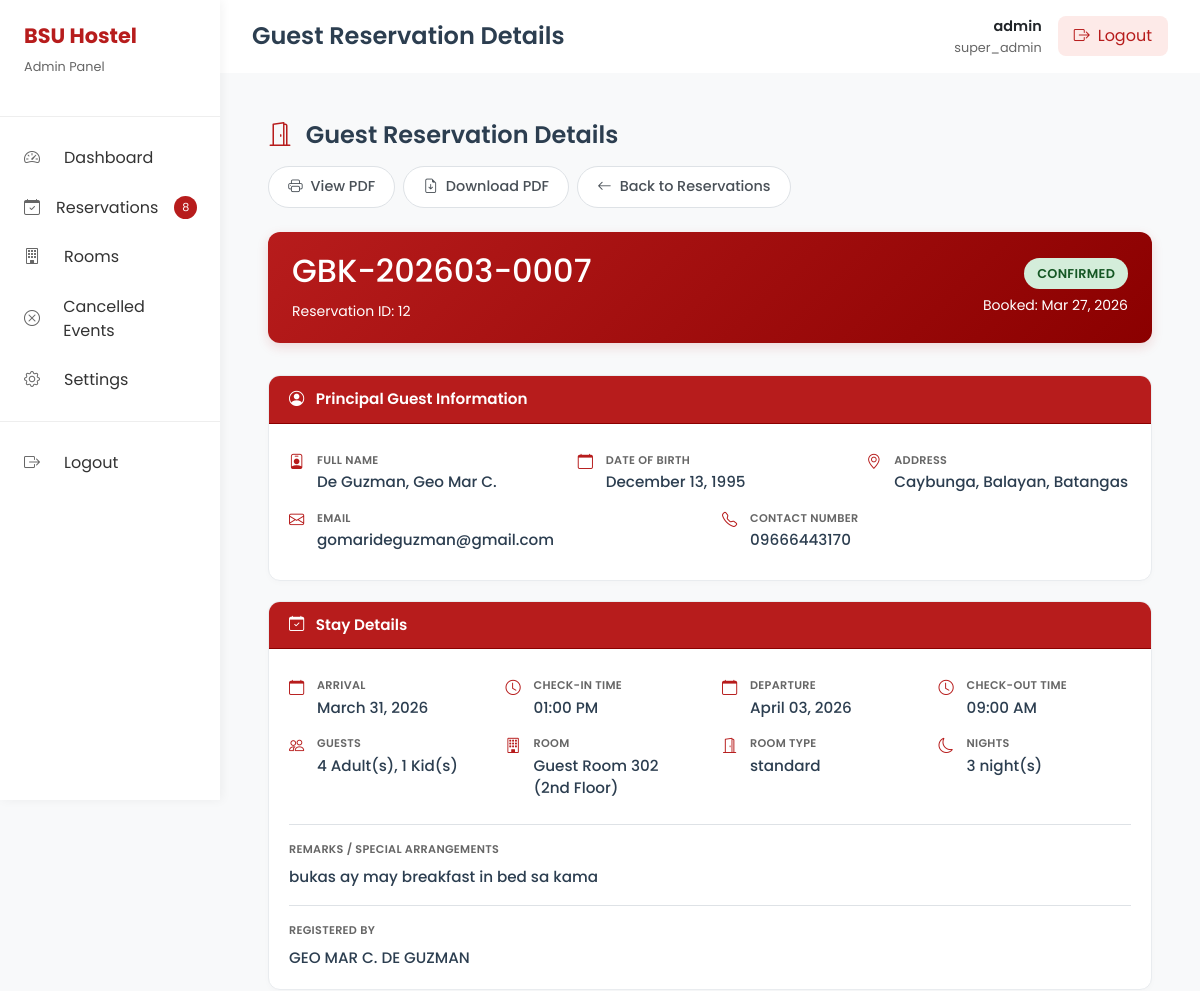
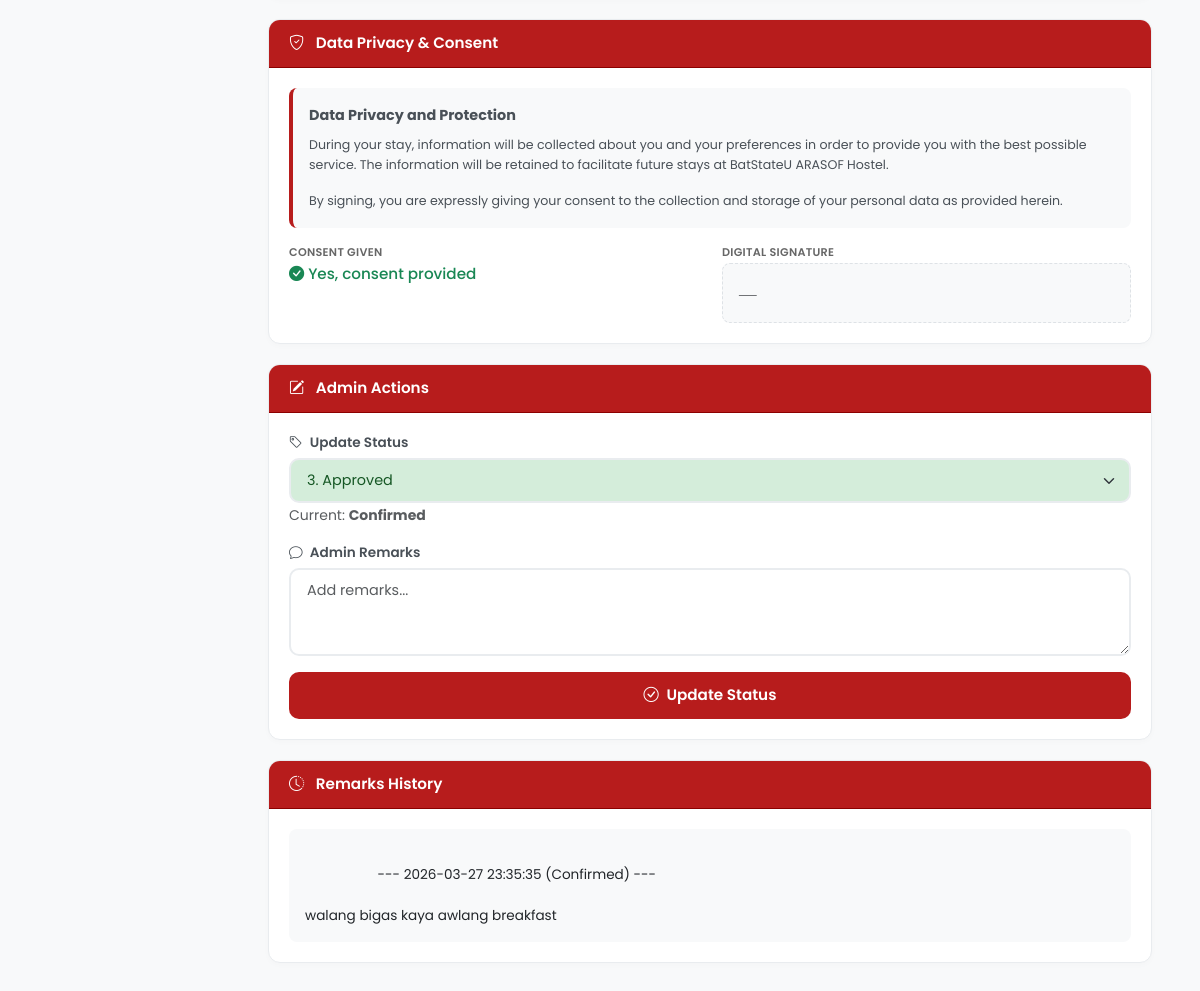
Page /admin/guest_reservation_details.php?id=12 (signed in) on the committed database (2 pictures, top to bottom).
### tables this page shows
CREATE TABLE `guest_room_reservations` (
  `id` int(11) NOT NULL,
  `booking_no` varchar(50) NOT NULL,
  `user_id` int(11) DEFAULT NULL,
  `guest_name` varchar(255) NOT NULL,
  `guest_email` varchar(255) NOT NULL,
  `guest_contact` varchar(50) NOT NULL,
  `guest_address` text DEFAULT NULL,
  `guest_dob` date DEFAULT NULL,
  `guest_id_type` varchar(50) DEFAULT NULL,
  `guest_id_number` varchar(100) DEFAULT NULL,
  `purpose_of_stay` varchar(255) DEFAULT NULL,
  `check_in_date` date NOT NULL,
  `check_out_date` date NOT NULL,
  `check_in_time` time NOT NULL,
  `check_out_time` time NOT NULL,
  `number_of_nights` int(11) GENERATED ALWAYS AS (to_days(`check_out_date`) - to_days(`check_in_date`)) STORED,
  `adults_count` int(11) NOT NULL DEFAULT 1,
  `children_count` int(11) NOT NULL DEFAULT 0,
  `total_guests` int(11) NOT NULL,
  `guest_room_id` int(11) NOT NULL,
  `extra_bed_requested` tinyint(1) NOT NULL DEFAULT 0,
  `extra_beds_count` int(11) NOT NULL DEFAULT 0,
  `room_price_per_night` decimal(10,2) NOT NULL,
  `extra_bed_price_per_night` decimal(10,2) DEFAULT 0.00,
  `subtotal` decimal(10,2) NOT NULL,
  `discount_amount` decimal(10,2) DEFAULT 0.00,
  `total_amount` decimal(10,2) NOT NULL,
  `other_guests` longtext DEFAULT NULL CHECK (json_valid(`other_guests`)),
  `status` enum('pending','pencil_booked','confirmed','checked_in','checked_out','cancelled','no_show') NOT NULL DEFAULT 'pending',
  `payment_status` enum('unpaid','partial','paid','refunded') NOT NULL DEFAULT 'unpaid',
  `payment_method` varchar(50) DEFAULT NULL,
  `payment_date` datetime DEFAULT NULL,
  `amount_paid` decimal(10,2) DEFAULT 0.00,
  `special_requests` text DEFAULT NULL,
  `admin_remarks` text DEFAULT NULL,
  `terms_accepted` tinyint(1) NOT NULL DEFAULT 0,
  `terms_accepted_by` varchar(255) DEFAULT NULL,
  `terms_accepted_at` datetime DEFAULT NULL,
  `digital_signature` text DEFAULT NULL,
  `data_privacy_consent` tinyint(1) NOT NULL DEFAULT 0,
  `created_by` int(11) DEFAULT NULL,
  `created_at` timestamp NOT NULL DEFAULT current_timestamp(),
  `updated_at` timestamp NOT NULL DEFAULT current_timestamp() ON UPDATE current_timestamp(),
  `deleted` tinyint(1) NOT NULL DEFAULT 0
);

CREATE TABLE `guest_rooms` (
  `id` int(11) NOT NULL,
  `room_number` varchar(20) NOT NULL,
  `room_name` varchar(100) NOT NULL,
  `room_type` enum('standard','deluxe','family','dormitory') NOT NULL DEFAULT 'standard',
  `capacity_adults` int(11) NOT NULL DEFAULT 2,
  `capacity_children` int(11) NOT NULL DEFAULT 0,
  `max_guests` int(11) NOT NULL DEFAULT 2,
  `bed_configuration` varchar(100) DEFAULT NULL,
  `floor` varchar(20) DEFAULT NULL,
  `price_per_night` decimal(10,2) NOT NULL,
  `extra_bed_available` tinyint(1) NOT NULL DEFAULT 0,
  `extra_bed_price` decimal(10,2) DEFAULT 500.00,
  `description` text DEFAULT NULL,
  `amenities` text DEFAULT NULL,
  `is_active` tinyint(1) NOT NULL DEFAULT 1,
  `sort_order` int(11) DEFAULT 0,
  `created_at` timestamp NOT NULL DEFAULT current_timestamp(),
  `updated_at` timestamp NOT NULL DEFAULT current_timestamp() ON UPDATE current_timestamp()
);

### admin/guest_reservation_details.php (the view, shortened to what the rows shown need)
<?php
require_once __DIR__ . '/inc/auth.php';
$id = (int)($_GET['id'] ?? 0);
$query = "SELECT
              gr.*,
              g.room_name,
              g.floor,
              g.room_type,
              g.max_guests AS capacity,
              gr.check_in_date AS arrival_date,
              gr.check_out_date AS departure_date,
              gr.total_amount AS total_price
          FROM guest_room_reservations gr
          LEFT JOIN guest_rooms g ON gr.guest_room_id = g.id
          WHERE gr.id = ? AND gr.deleted = 0";
$stmt = $conn->prepare($query);
$stmt->bind_param("i", $id);
$stmt->execute();
$result = $stmt->get_result();
$reservation = $result->fetch_assoc();
$status_norm = ($reservation['status'] === '' || $reservation['status'] === null) ? 'pending' : $reservation['status'];
require_once __DIR__ . '/inc/header.php';
function getStatusBadgeClass($status) {
    switch (strtolower($status)) {
        case 'confirmed': return 'status-approved';
    }
}
$total_nights = (strtotime($reservation['departure_date']) - strtotime($reservation['arrival_date'])) / (60 * 60 * 24);
?>
<div class="content-area">
    <div class="page-header">
        <h1 class="page-title">
            <i class="bi bi-door-open me-2" style="color: var(--bsu-red);"></i>
            Guest Reservation Details
        </h1>
    </div>
    <div class="details-header">
        <div class="d-flex justify-content-between align-items-center flex-wrap">
            <div>
                <h2><?= htmlspecialchars($reservation['booking_no']) ?></h2>
                <small>Reservation ID: <?= (int)$reservation['id'] ?></small>
            </div>
            <div class="text-end">
                <span class="status-badge <?= getStatusBadgeClass($status_norm) ?>">
                    <?= htmlspecialchars(strtoupper($status_norm)) ?>
                </span>
                <div class="mt-1">
                    <small>Booked: <?= date("M d, Y", strtotime($reservation['created_at'])) ?></small>
                </div>
            </div>
        </div>
    </div>
    <div class="detail-card">
        <div class="card-body">
            <div class="row">
                <div class="col-md-4">
                    <div class="detail-row">
                        <div class="detail-content">
                            <div class="detail-label">Full Name</div>
                            <div class="detail-value">
                                <?= htmlspecialchars($reservation['guest_name']) ?>
                            </div>
                        </div>
                    </div>
                </div>
                <div class="col-md-4">
                    <div class="detail-row">
                        <div class="detail-content">
                            <div class="detail-label">Date of Birth</div>
                            <div class="detail-value">
                                <?php
                                    $dob = $reservation['guest_dob'] ?? '';
                                    echo $dob ? date('F d, Y', strtotime($dob)) : '—';
                                ?>
                            </div>
                        </div>
                    </div>
                </div>
                <div class="col-md-4">
                    <div class="detail-row">
                        <div class="detail-content">
                            <div class="detail-label">Address</div>
                            <div class="detail-value">
                                <?php
                                    $addr = $reservation['guest_address'] ?? '';
                                    echo htmlspecialchars($addr ?: '—');
                                ?>
                            </div>
                        </div>
                    </div>
                </div>
                <div class="col-md-6">
                    <div class="detail-row">
                        <div class="detail-content">
                            <div class="detail-label">Email</div>
                            <div class="detail-value"><?= htmlspecialchars($reservation['guest_email'] ?? '') ?></div>
                        </div>
                    </div>
                </div>
                <div class="col-md-6">
                    <div class="detail-row">
                        <div class="detail-content">
                            <div class="detail-label">Contact Number</div>
                            <div class="detail-value"><?= htmlspecialchars($reservation['guest_contact'] ?? '') ?></div>
                        </div>
                    </div>
                </div>
            </div>
        </div>
    </div>
    <div class="detail-card">
        <div class="card-body">
            <div class="row">
                <div class="col-md-3">
                    <div class="detail-row">
                        <div class="detail-content">
                            <div class="detail-label">Arrival</div>
                            <div class="detail-value"><?= date('F d, Y', strtotime($reservation['arrival_date'])) ?></div>
                        </div>
                    </div>
                </div>
                <div class="col-md-3">
                    <div class="detail-row">
                        <div class="detail-content">
                            <div class="detail-label">Check-in Time</div>
                            <div class="detail-value"><?= date('h:i A', strtotime($reservation['check_in_time'])) ?></div>
                        </div>
                    </div>
                </div>
                <div class="col-md-3">
                    <div class="detail-row">
                        <div class="detail-content">
                            <div class="detail-label">Departure</div>
                            <div class="detail-value"><?= date('F d, Y', strtotime($reservation['departure_date'])) ?></div>
                        </div>
                    </div>
                </div>
                <div class="col-md-3">
                    <div class="detail-row">
                        <div class="detail-content">
                            <div class="detail-label">Check-out Time</div>
                            <div class="detail-value"><?= date('h:i A', strtotime($reservation['check_out_time'])) ?></div>
                        </div>
                    </div>
                </div>
                <div class="col-md-3">
                    <div class="detail-row">
                        <div class="detail-content">
                            <div class="detail-label">Guests</div>
                            <div class="detail-value">
                                <?= (int)$reservation['adults_count'] ?> Adult(s), <?= (int)$reservation['children_count'] ?> Kid(s)
                            </div>
                        </div>
                    </div>
                </div>
                <div class="col-md-3">
                    <div class="detail-row">
                        <div class="detail-content">
                            <div class="detail-label">Room</div>
                            <div class="detail-value">
                                <?= htmlspecialchars($reservation['room_name']) ?> (<?= htmlspecialchars($reservation['floor']) ?>)
                            </div>
                        </div>
                    </div>
                </div>
                <div class="col-md-3">
                    <div class="detail-row">
                        <div class="detail-content">
                            <div class="detail-label">Room Type</div>
                            <div class="detail-value"><?= htmlspecialchars($reservation['room_type']) ?></div>
                        </div>
                    </div>
                </div>
                <div class="col-md-3">
                    <div class="detail-row">
                        <div class="detail-content">
                            <div class="detail-label">Nights</div>
                            <div class="detail-value"><?= $total_nights ?> night(s)</div>
                        </div>
                    </div>
                </div>
            </div>
            <?php
                $displayRemarks = $reservation['special_requests'] ?? '';
            ?>
            <?php if (!empty($displayRemarks)): ?>
            <div class="mt-3 pt-3 border-top">
                <div class="detail-label mb-2">Remarks / Special Arrangements</div>
                <div class="detail-value"><?= nl2br(htmlspecialchars($displayRemarks)) ?></div>
            </div>
            <?php endif; ?>
            <div class="mt-3 pt-3 border-top">
                <div class="detail-label mb-2">Registered By</div>
                <div class="detail-value">
                    <?php
                        $registeredBy = $reservation['terms_accepted_by'] ?? '';
                        echo htmlspecialchars($registeredBy ?: '—');
                    ?>
                </div>
            </div>
        </div>
    </div>
    <div class="detail-card">
        <div class="card-body">
            <form method="POST">
                <div class="form-group">
                    <label><i class="bi bi-tag me-1"></i> Update Status</label>
                    <select class="form-select status-select" name="status" id="guest-status-select">
                        <option value="confirmed" <?= $status_norm === 'confirmed' ? 'selected' : '' ?>>3. Approved</option>
                    </select>
                    <small class="text-muted">Current: <strong><?= htmlspecialchars(ucfirst(str_replace('_',' ',$status_norm))) ?></strong></small>
                </div>
            </form>
        </div>
    </div>
    <div class="detail-card">
        <div class="card-body">
            <?php if (!empty($reservation['admin_remarks'])): ?>
                <div class="remarks-history">
                    <?= nl2br(htmlspecialchars(trim($reservation['admin_remarks']))) ?>
                </div>
            <?php else: ?>
                <p class="text-muted mb-0">No remarks have been added yet.</p>
            <?php endif; ?>
        </div>
    </div>
</div>
<?php require_once __DIR__ . '/inc/footer.php'; ?>

### admin/inc/header.php (shortened to what the rows shown need)
<?php
require_once __DIR__ . '/auth.php';
$admin = getAdminInfo($conn);
?>
<!DOCTYPE html>
<html lang="en">
<head>
    <link href="https://cdn.jsdelivr.net/npm/bootstrap@5.3.0/dist/css/bootstrap.min.css" rel="stylesheet">
    <link href="https://cdn.jsdelivr.net/npm/bootstrap-icons@1.11.1/font/bootstrap-icons.css" rel="stylesheet">
</head>
<body>
    <div class="admin-wrapper">
        <div class="sidebar" id="sidebar">
            <div class="sidebar-header">
                <div>
                    <h2>BSU Hostel</h2>
                </div>
            </div>
        </div>
        <div class="main-content">
            <div class="top-bar">
                <div class="user-menu">
                    <div class="user-info">
                        <div class="user-name">
                            <a href="settings.php" class="text-decoration-none text-dark"><?= htmlspecialchars($admin['username'] ?? 'Admin') ?></a>
                        </div>
                        <div class="user-role"><?= htmlspecialchars($admin['role'] ?? 'Administrator') ?></div>
                    </div>
                </div>
            </div>
            <div class="content-area">

### rows in the picture
guest_room_reservations: booking_no "GBK-202603-0007", id "12", status "CONFIRMED", created_at "Mar 27, 2026", guest_name "De Guzman, Geo Mar C.", guest_dob "December 13, 1995", guest_address "Caybunga, Balayan, Batangas", guest_email "gomarideguzman@gmail.com", guest_contact "09666443170", check_in_date "March 31, 2026", check_in_time "01:00 PM", check_out_date "April 03, 2026", check_out_time "09:00 AM", adults_count "4", children_count "1", guest_room.room_name "Guest Room 302", guest_room.floor "2nd Floor", guest_room.room_type "standard", total_nights "3", special_requests "bukas ay may breakfast in bed sa kama", terms_accepted_by "GEO MAR C. DE GUZMAN", status "3. Approved", status "Confirmed", admin_remarks "--- 2026-03-27 23:35:35 (Confirmed) --- walang bigas kaya awlang breakfast"

### other values in the picture
$pending_count "8"
$pageTitle "Guest Reservation Details"
$admin['username'] "admin"
$admin['role'] "super_admin"
